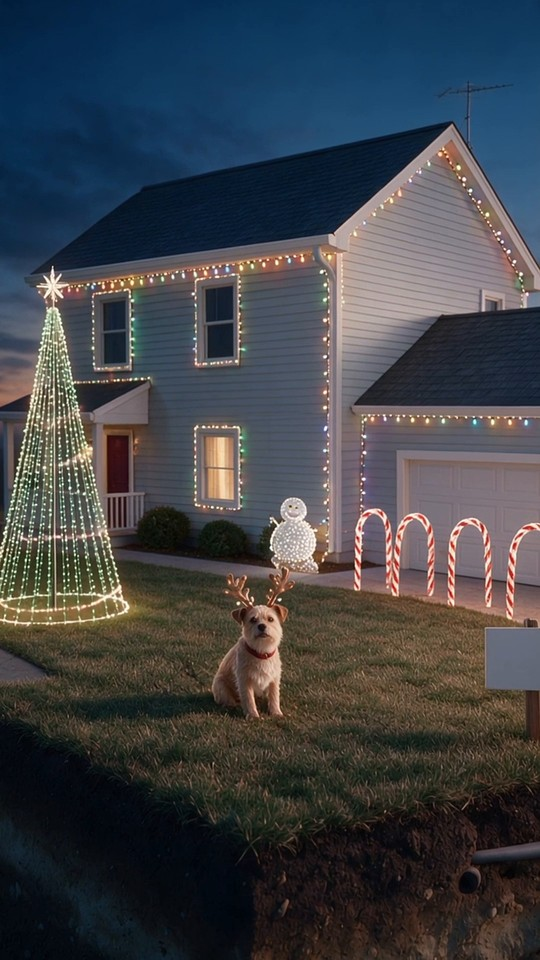
#> input picture pipeline/street/16.jpg, 540 x 960 px
$ python -i 16-build.py   (imports and definitions only)
#> lines starting #> are read from the running program, lines starting #| are printed output that depends on the picture
# Video 16 (B3, the Christmas light show), the first build-format video. Assemble: 13 clips -> clean master -> sound (voice +
# bed + effects) -> overlays (pointers, the sign's frequency, term labels, the price counter, one-word captions) -> the street
# card. Runs locally (ffmpeg with libass, numpy, opencv, Pillow). Work dir: plan.json + timeline.json + audio/words_tight.json
# (16-timing.py), clips/<SEG>.mp4 (kling, 720p), fonts/HBXCaption.ttf, and, once the narration exists, audio/narration_tight.wav,
# audio/bed.mp3, audio/fx*.mp3.
# Usage: python3 16-build.py            -> out/final.mp4 (+ final_voiceonly.mp4, final_clean.mp4), or, with no narration in
#                                          audio/, out/preview_silent.mp4 (+ preview_silent_clean.mp4): picture and overlays only
#        python3 16-build.py C1 C10,C11 -> out/preview.mp4: each argument is a run of consecutive segments
#        REUSE=1 python3 16-build.py    -> keeps the segments in seg/ and redoes only the overlays, the card and the mix
# Made from 15-build.py. New for the build format (CLAUDE.md 5): LABELS and BILL (16-overlays.py), SIGN (words put on an
# object in the scene: its four corners are found in every frame and the words are warped onto it), STREET (the end card),
# RAMP (a clip's first seconds faster, the rest slower), EASE_FROM (a clip starts at the zoom the clip before it ended on)
# and HOLD_START (a clip's first frame held under that zoom-out). No loop: the last frame is the finished build.
import importlib.util, json, math, os, re, subprocess, sys
import numpy as np
import cv2
from PIL import Image, ImageDraw, ImageFont
HERE = os.path.dirname(os.path.abspath(__file__))
# [1 line not run here, left out]
W, H, FPS = 1080, 1920, 30
CAP_Y, CAP_FS, MAXW = 1440, 114, 900   # 114 -> ~57 px letters with this font (08, measured); Rule 5
SHARP = "unsharp=5:5:0.6:5:5:0.0"       # 720p clips after the upscale
ENC = ['-c:v', 'libx264', '-preset', 'veryfast', '-crf', '16', '-pix_fmt', 'yuv420p', '-r', str(FPS), '-an']
# [1 line that did not run here, left out]
# [1 line that did not run here, left out]
SILENT = not os.path.exists('audio/narration_tight.wav')
# [1 line not run here, left out]
def run(args): subprocess.run(['ffmpeg', '-loglevel', 'error', '-y'] + args, check=True)
def dur(p): return float(subprocess.run(['ffprobe','-v','error','-show_entries','format=duration','-of','csv=p=0',p],capture_output=True,text=True).stdout)

# ---- fitting each clip to its line ----
FULLFIT = {"C10"}                 # a 3 s swoop over a ~2 s line plays whole and faster (up to 2x), never trimmed
LO = {"C13": 0.70}                # the closing shot may play slower than 0.8x: a slow push-in on a finished scene
# RAMP: the clip's first `a` seconds play at speed s1 and the rest fills what is left of the line.
#   C1: kling lit the gable at 1.0 s and the whole roof edge at 2.0 s; at 1.4x that is 0.7 s and 1.4 s (Gate D).
#   C8: the camera reaches the roof edge at 2.2 s and the far lights turn pink from 3.4 s, a beat after "white turns pink";
#       the swoop plays faster so the pink arrives while the line is still on it.
RAMP = {"C1": (2.0, 1.4), "C8": (2.6, 1.3)}

def speed_of(name, c, L):
    lo, hi = (0.8, 2.0) if name in FULLFIT else (LO.get(name, 0.8), 1.2)
    return min(max(c / L, lo), hi)

# PUSH adds a push-in to a clip whose camera came back still; PULL starts zoomed in and pulls back to 1.0.
#   C1 (the hook) and C2 (fifty strings, the blackout) are changes at one position: kling held the camera dead still in both.
#   C1 pushes in at 3.7% a second (camera_path.py counts 3% and up as moving) and C2 pulls back out from that zoom, so the two
#   read as one move in and out, and C2 ends on the still that C3's flight starts from. C9 (power injection) came back still too.
PUSH = {"C1": (560, 900, 0.17), "C9": (600, 760, 0.16)}        # (focus x, focus y, zoom gained over the segment)
PULL = {"C2": (560, 900, 0.17)}                                # (focus x, focus y, zoom at the start, back to 1.0 at the end)
EASE_AFTER = {"C10": "C9"}; EASE_S = 0.8                       # the clip after a PUSH starts at that zoom and eases back
# EASE_FROM: kling pushed in for real in C5 (start-only) and ended 2.75x closer than the still C6 starts on, so the cut would
# jump back. C6 starts at that zoom on the outlet and pulls out fast, like a whip zoom: (focus x, focus y, zoom gained,
# seconds), measured on gridded frames of the two segments (the outlet box is 563 px wide at C5's end and 210 px in C6's
# first frame; its red button sits at 520,1017 and 345,1083). HOLD_START holds C6's first frame for that long under the
# zoom-out, so the boxes snapping shut (0.1-0.4 s into the clip) are seen after it, not during it.
EASE_FROM = {"C6": (352, 1062, 1.75, 0.45)}
HOLD_START = {"C6": 0.3}
WHIP = {}                          # no far jumps: every cut joins two clips that share a still
EXTRA = {}
# [1 line not run here, left out]

def zoom_xy(fx, fy):
    return (f"max(0,min(iw-iw/zoom,{fx/W}*iw-iw/zoom/2))", f"max(0,min(ih-ih/zoom,{fy/H}*ih-ih/zoom/2))")

# [46 lines left out: functions post_zoom, seg_clip, on, not called in this run]

# ---- the narration's words and beats ----
# [1 line not run here, left out]
# [1 line that did not run here, left out]
# [1 line that did not run here, left out]
def at(beat, word=None, off=0.0):
    if word is None: return max(0.0, BT[beat]['start'] + off)
    i = next(j for j in range(BT[beat]['first_word'], len(NORM)) if NORM[j] == word); return WORDS[i][0] + off
def beat_end(beat): return BT[beat]['end']

# ---- pointer tracking (Rule 6), as in 15-build.py ----
TW, TH = 540, 960
# [29 lines left out: functions seg_frames, track, not called in this run]
def apply(M, p):
    q = np.array(p, np.float64) * (TW / W); r = M[:, :2] @ q + M[:, 2]; return r * (W / TW)
def mscale(M): return float(np.hypot(M[0, 0], M[1, 0]))

# [12 lines left out: functions arrow_path, ring_path, not called in this run]
# [1 line that did not run here, left out]

# Pointers: positions measured on 100 px grids over frames of seg/<SEG>.mp4 (1080x1920) at t_anchor seconds into the
# segment. 'arrows': three solid arrows slide from p0 to p1; 'ring': one ring of radius r. Times are seconds into the segment.
POINTERS = [   # measured on gridded frames of seg/<SEG>.mp4 (22 Nov 2026)
    ("C9", "arrows", 0.9, 2.7, 1.5, {"p0": (620, 1650), "p1": (598, 1010), "size": 0.8}),    # B12 fresh power up the new wire
    ("C11", "arrows", 0.5, 2.3, 1.0, {"p0": (897, 770), "p1": (850, 1370), "size": 0.8}),    # B15 from the aerial to the car's radio
]   # no ring on the outlet's button (C5): the label GROUND-FAULT OUTLET is on then, and it is one device at a time

# [27 lines left out: function pointer_events, not called in this run]

# ---- SIGN: words on the blank yard sign (CLAUDE.md 5, "Words inside the scene") ----
# The sign is a bright, colourless four-sided patch. Its corners are followed from an anchor frame where it is the biggest
# such patch (so the white garage door is never taken for it), smoothed, and the words are warped onto it in perspective and
# mixed into the picture. The words go on when the narrator posts the station (B16) and fade as the sign shrinks in the
# pull-back; in the last wide shots the sign is about 100 px wide and stays blank (it also sits under TikTok's buttons there).
SIGN_LINES = ("TUNE TO", "88.7 FM")
SIGN = {"C11": ("back", lambda: at("B16") - SEG["C11"]["start"]),     # (follow from the last or the first frame, the second
        "C12": ("fwd", lambda: -1.0)}                                   # into the segment the words go on; -1 = already on)
SIGN_MINW, SIGN_FADEW = 190, 70      # px at 1080: under MINW no words; full strength from MINW + FADEW

def _order(pts):
    pts = np.array(pts, np.float32); sm = pts.sum(1); d = pts[:, 0] - pts[:, 1]
    return np.array([pts[sm.argmin()], pts[d.argmax()], pts[sm.argmax()], pts[d.argmin()]], np.float32)   # TL, TR, BR, BL
# [89 lines left out: functions _quads, sign_track, sign_canvas, sign_pass, labels, bill, not called in this run]

# ---- captions (ASS) ----
CAPFONT = ImageFont.truetype('fonts/HBXCaption.ttf', round(CAP_FS * 1000 / 1219))
CAPMAP = {}
MERGE = []
CAP_Y_AT = [("B18", 1500)]     # from this beat on the caption sits here (78% down, still inside the safe box): in the closing
                               # shot kling's push-in brings the dog down onto the usual line, and he is the last shot's payoff
def cap(w):
    t = re.sub(r"[^A-Za-z0-9'’\-]", "", w).upper(); return CAPMAP.get(t, t)
# [17 lines left out: function caption_events, not called in this run]

# [16 lines that did not run here, left out]

# ---- STREET: the end card (CLAUDE.md 4.5). Every build so far is a tile (its last frame); the new one drops into its lot ----
INK, YEL = (16, 26, 51), (255, 214, 46)
def street_card(last_frame_png, out, built=1, lots=6):
    """1.5 s, 1080x1920: ink ground, a row-by-row grid of lots; tile `built` (this video) drops in; the rest are empty."""
#> called with last_frame_png = 'street/16.jpg', out = 'out.png', built = 1, lots = 6
    os.makedirs('tmp/street', exist_ok=True)
    F1 = ImageFont.truetype('fonts/HBXCaption.ttf', 76); F2 = ImageFont.truetype('fonts/HBXCaption.ttf', 58)
    cols = 3; tw, th, gap = 270, 480, 36; rows = -(-lots // cols)
    gx = (W - cols * tw - (cols - 1) * gap) // 2; gy = 430
    tile = Image.open(last_frame_png).convert('RGB').resize((tw, th), Image.LANCZOS)
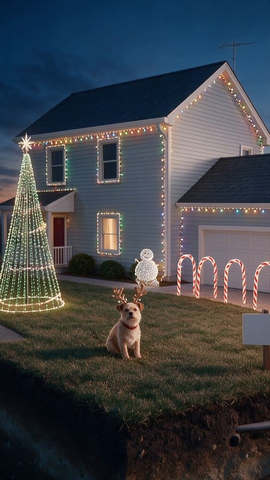
#> tile: PIL image 270x480 RGB; mean R, G, B 63.5, 66.6, 71.7
    prev = [Image.open(f'{HERE}/street/{n:02d}.jpg').convert('RGB').resize((tw, th), Image.LANCZOS) for n in STREET_BEFORE]
    n = round(CARD * FPS)
    for i in range(n):
        t = i / FPS; im = Image.new('RGB', (W, H), INK); d = ImageDraw.Draw(im)
        for x in range(0, W, 90): d.line([(x, 0), (x, H)], fill=(22, 34, 64), width=1)      # a faint grid, as on the banner
        for y in range(0, H, 90): d.line([(0, y), (W, y)], fill=(22, 34, 64), width=1)
        d.text((W // 2, 300), "OUR STREET", font=F1, fill=(255, 255, 255), anchor='mm')
        for k in range(lots):
            x0 = gx + (k % cols) * (tw + gap); y0 = gy + (k // cols) * (th + gap)
            if k < len(prev):
                im.paste(prev[k], (x0, y0)); d.rectangle([x0 - 4, y0 - 4, x0 + tw + 3, y0 + th + 3], outline=YEL, width=5)
            elif k == built - 1:
                p = min(1.0, max(0.0, (t - 0.15) / 0.35)); e = 1 - (1 - p) ** 3          # drops in from above, 0.15-0.5 s
                d.rectangle([x0, y0, x0 + tw, y0 + th], outline=(60, 78, 120), width=3)
                if p > 0:
                    yy = int(y0 - 90 * (1 - e)); im.paste(tile, (x0, yy)); d.rectangle([x0 - 4, yy - 4, x0 + tw + 3, yy + th + 3], outline=YEL, width=6)
            else:
                step = 26                                                              # an empty lot: a dashed outline
                for xx in range(x0, x0 + tw, step):
                    d.line([(xx, y0), (min(xx + 13, x0 + tw), y0)], fill=(90, 110, 160), width=3)
                    d.line([(xx, y0 + th), (min(xx + 13, x0 + tw), y0 + th)], fill=(90, 110, 160), width=3)
                for yy in range(y0, y0 + th, step):
                    d.line([(x0, yy), (x0, min(yy + 13, y0 + th))], fill=(90, 110, 160), width=3)
                    d.line([(x0 + tw, yy), (x0 + tw, min(yy + 13, y0 + th))], fill=(90, 110, 160), width=3)
                d.text((x0 + tw // 2, y0 + th // 2), "?", font=F1, fill=(60, 78, 120), anchor='mm')
        d.text((W // 2, gy + rows * (th + gap) + 40), "WHAT DO WE BUILD NEXT?", font=F2, fill=YEL, anchor='mm')
        im.save(f'tmp/street/{i:03d}.png')
#> this loop made 45 passes
#> pass 1, in street_card, `im = Image.new('RGB', (W, H), INK)`:
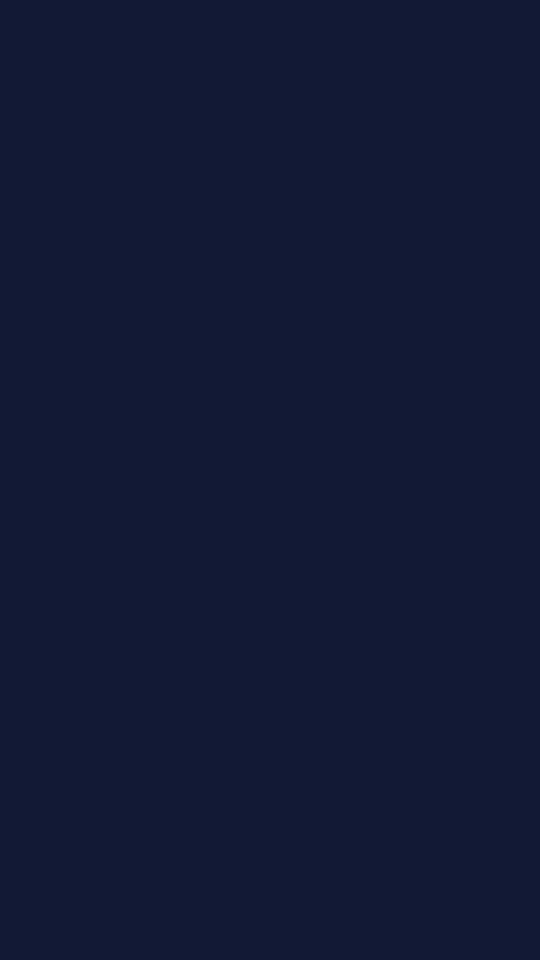
#> im: PIL image 1080x1920 RGB (shown at 1/2 size); mean R, G, B 16, 26, 51
#> pass 1, in street_card, `im.save(f'tmp/street/{i:03d}.png')`:
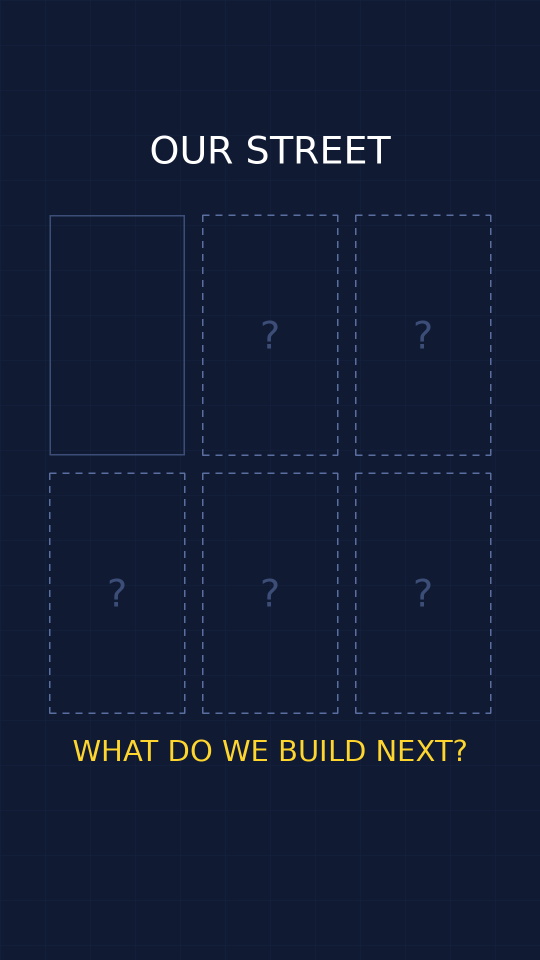
#> saved as 000.png: PIL image 1080x1920 RGB (shown at 1/2 size); mean R, G, B 18.8, 28.6, 52.9
#> after the loop:
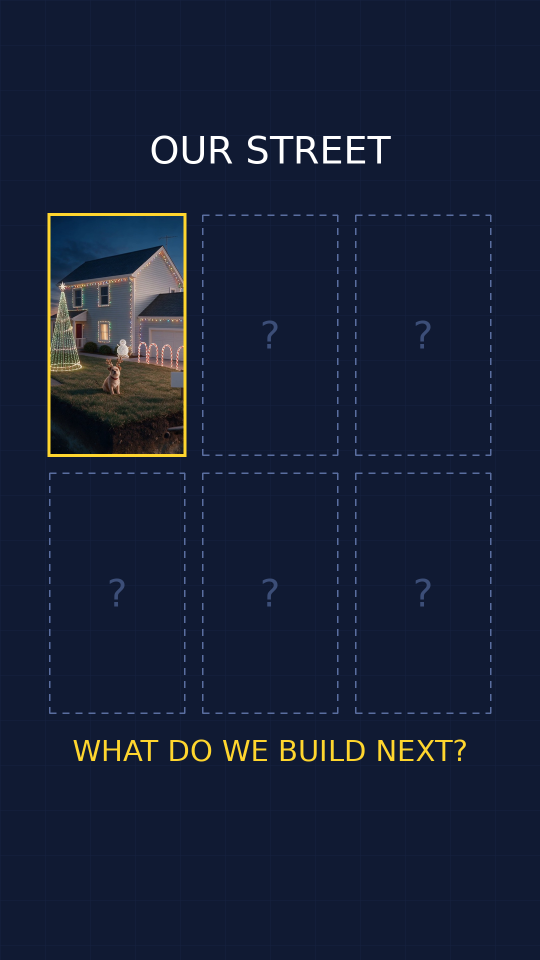
#> im: PIL image 1080x1920 RGB (shown at 1/2 size); mean R, G, B 22.6, 31.8, 54
    run(['-framerate', str(FPS), '-i', 'tmp/street/%03d.png', '-vf', f'fade=t=in:st=0:d=0.12,setsar=1'] + ENC + [out])
STREET_BEFORE = []     # the numbers of the build videos already on the street (their tiles are pipeline/street/NN.jpg)

# ---- sound: voice + bed + effects (as 15-build.py; runs once audio/ holds the narration, the bed and the effects) ----
# [24 lines left out: functions rms_db, fx_list, not called in this run]
BED, BED_UNDER, FX_UNDER = 'bed', 15.0, 11.0     # dB under the voice by active RMS; set by under_the_voice.py (18-22 dB):
                                                 # 17 measured 23 dB under in the quiet moments, 15 measured 21
POST_GAIN, LIMIT = 0.6, 0.79                     # after loudnorm: Harrison's voice is dense, and the +2.6 dB / 0.84 that suited
                                                 # Daniel gave -12.1 LUFS with the AAC peaks over 0 dB; this gave -13.9 LUFS
                                                 # and a true peak of -2.0 dB on the final

# [55 lines left out: functions mix, render, not called in this run]

# [14 lines not run here, left out]

>>> result = street_card('street/16.jpg', 'out.png')

$ run again, on pipeline/07-ladder.jpg
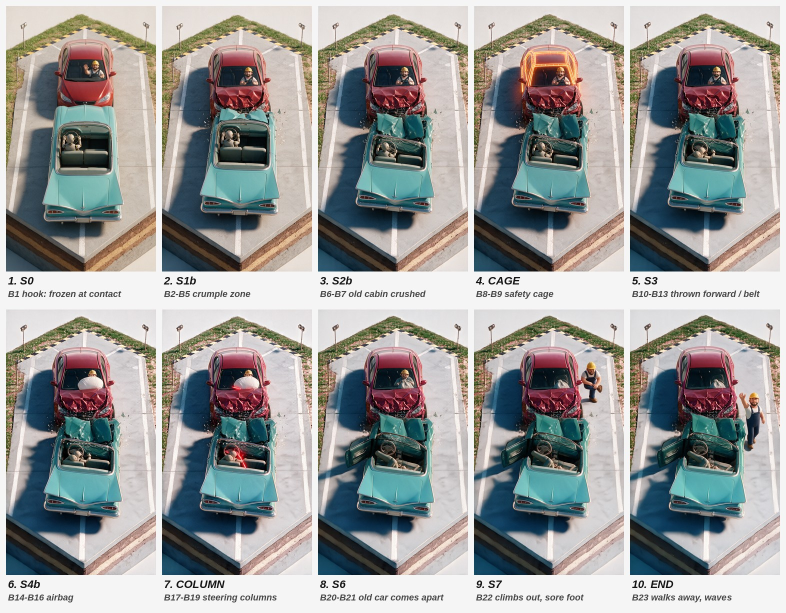
#> input picture pipeline/07-ladder.jpg, 1572 x 1226 px (shown at 1/2 size)
#> in street_card, `tile = Image.open(last_frame_png).convert('RGB').resize((tw, th), Imag..`:
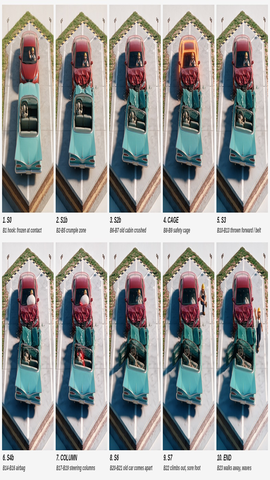
#> tile: PIL image 270x480 RGB; mean R, G, B 154, 155, 153.5
#> after the loop in street_card, `for i in range(n):`:
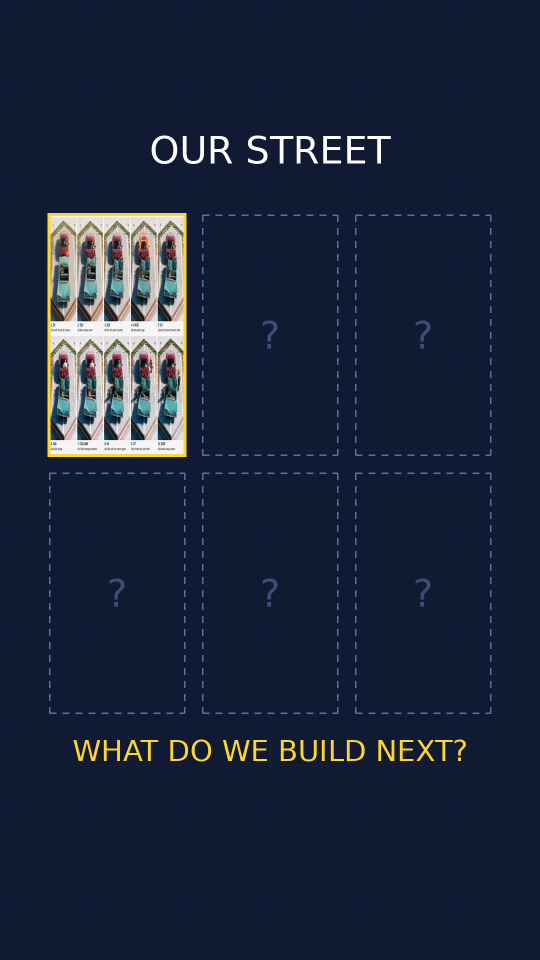
#> im: PIL image 1080x1920 RGB (shown at 1/2 size); mean R, G, B 28, 37.1, 58.9

$ run again, on pipeline/08-ladder.jpg
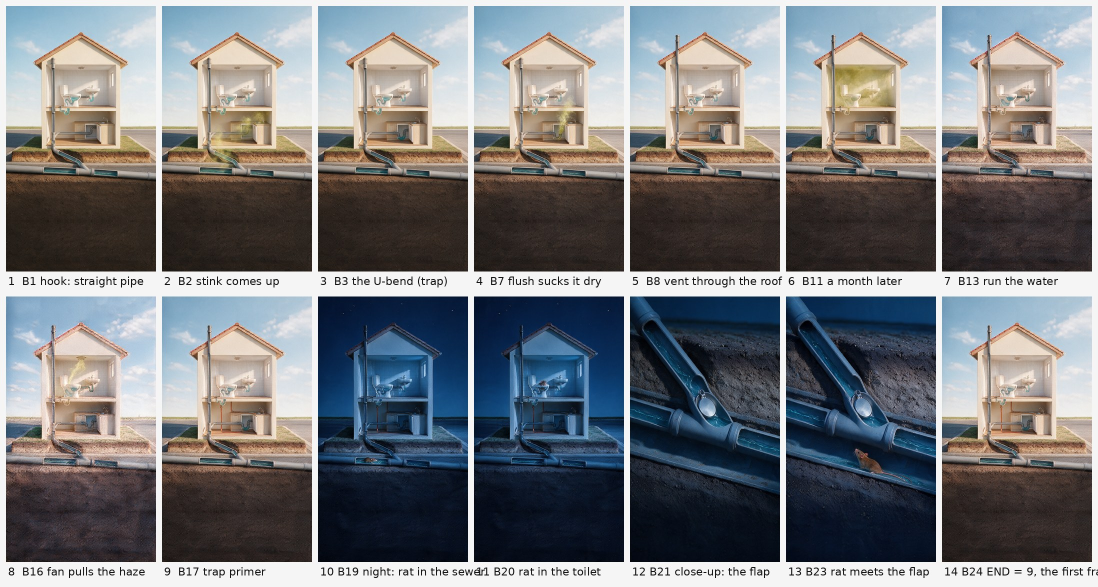
#> input picture pipeline/08-ladder.jpg, 2196 x 1174 px (shown at 1/2 size)
#> in street_card, `tile = Image.open(last_frame_png).convert('RGB').resize((tw, th), Imag..`:
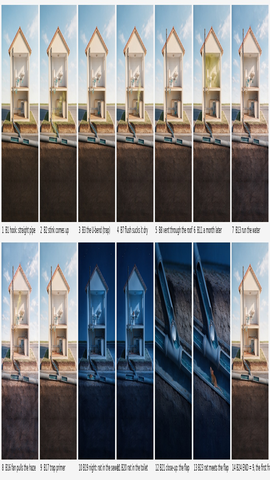
#> tile: PIL image 270x480 RGB; mean R, G, B 119.9, 121.8, 125.1
#> after the loop in street_card, `for i in range(n):`:
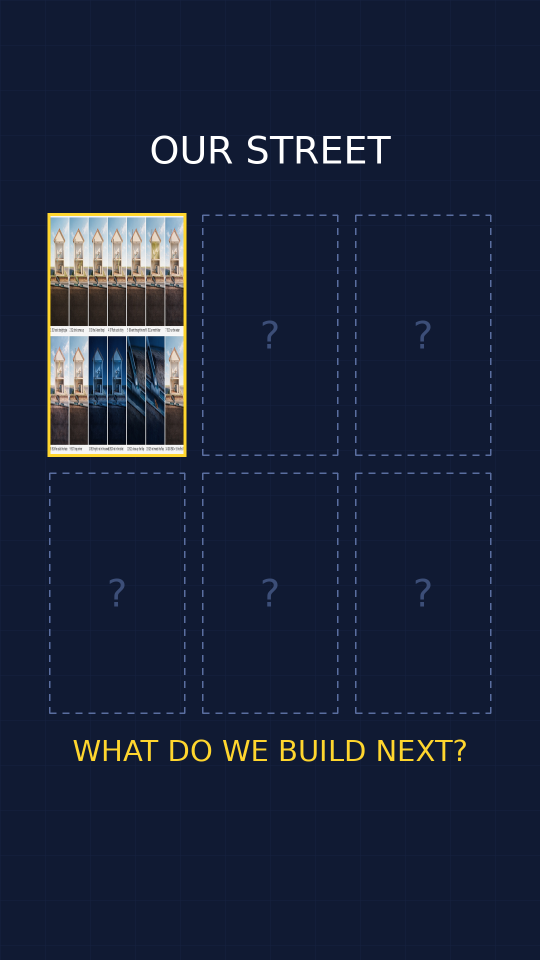
#> im: PIL image 1080x1920 RGB (shown at 1/2 size); mean R, G, B 25.9, 35, 57.1
